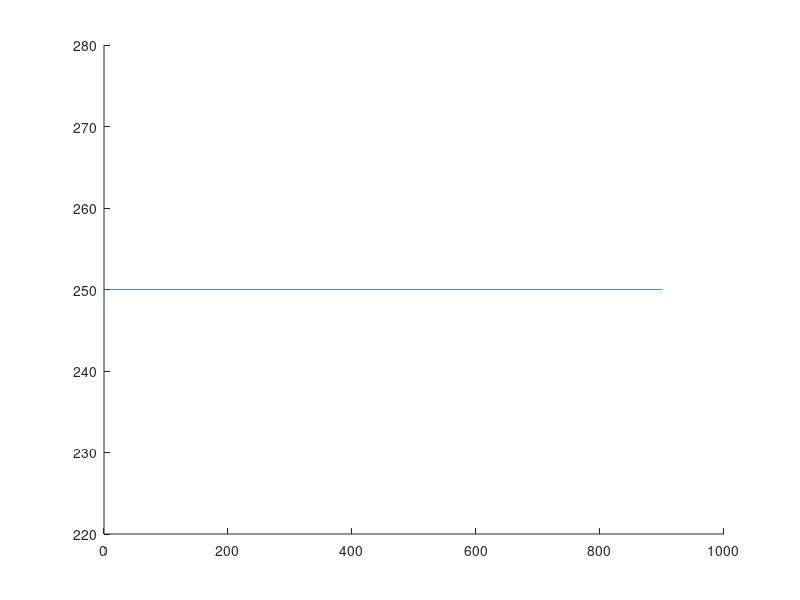

Reproduce this figure in MATLAB. (Note: this script raises an error after producing the figure.)
clear;
clf;
hold on;
frame(1:900)=250;
plot(frame);

M=[];
D=[];
L=[];
R=[];
ancestors = {};
for k=1:50
    ancestor = experiment(0,0,5);
    
    ancestors = cat(2,ancestors,{ancestor});

    pairs = mdpairs(ancestor);
    for i=1:size(pairs,2)
       m(i) = pairs(i).mother.imt;
       d(i) = pairs(i).daughter.imt;
    end
    M=cat(2,m,M);
    D=cat(2,d,D);

    pairs = sspairs(ancestor);
    for i=1:size(pairs,2)
       l(i) = pairs(i).left.imt;
       r(i) = pairs(i).right.imt;
    end
    L=cat(2,l,L);
    R=cat(2,r,R);
end

plot(M,D,'o','MarkerSize', 5, 'linewidth', 2, 'color', [0.5,0,0,0.5]);
mdcorr = corr(M',D','type','Spearman')

plot(L,R,'*','MarkerSize', 7, 'linewidth', 1, 'color', [0,0,0.5,0.5]);
sscorr = corr(L',R','type','Spearman')

allCells={};
for ancestorIdx=1:size(ancestors,2)
    descendents = flattenDescendents(ancestors{ancestorIdx});
    allCells = cat(2,allCells,descendents);
end

maxT = 0;
for cellIdx=1:size(allCells,2)
    thisCell = allCells{cellIdx};
    if(thisCell.end > maxT)
        maxT = thisCell.end;
    end
end

alive=[];
g1=[];
g2=[];

allCells;

numAllCells = size(allCells,2)
for i=1:maxT
    alive(i) = 0;
    g1(i) = 0;
    g2(i) = 0;
    for cellIdx=1:size(allCells,2)
        thisCell = allCells{cellIdx};
        
        if (i >= thisCell.begin && i < thisCell.end)
            alive(i) = alive(i) + 1;
        end
        if (i >= thisCell.begin && i < thisCell.restrictionPoint)
            g1(i) = g1(i) + 1;
        end
        if (i >= thisCell.restrictionPoint && i < thisCell.end)
            g2(i) = g2(i) + 1;
        end
    end
    
    
end

plot(200*g1./alive,'y')
plot(200*g2./alive,'b')

